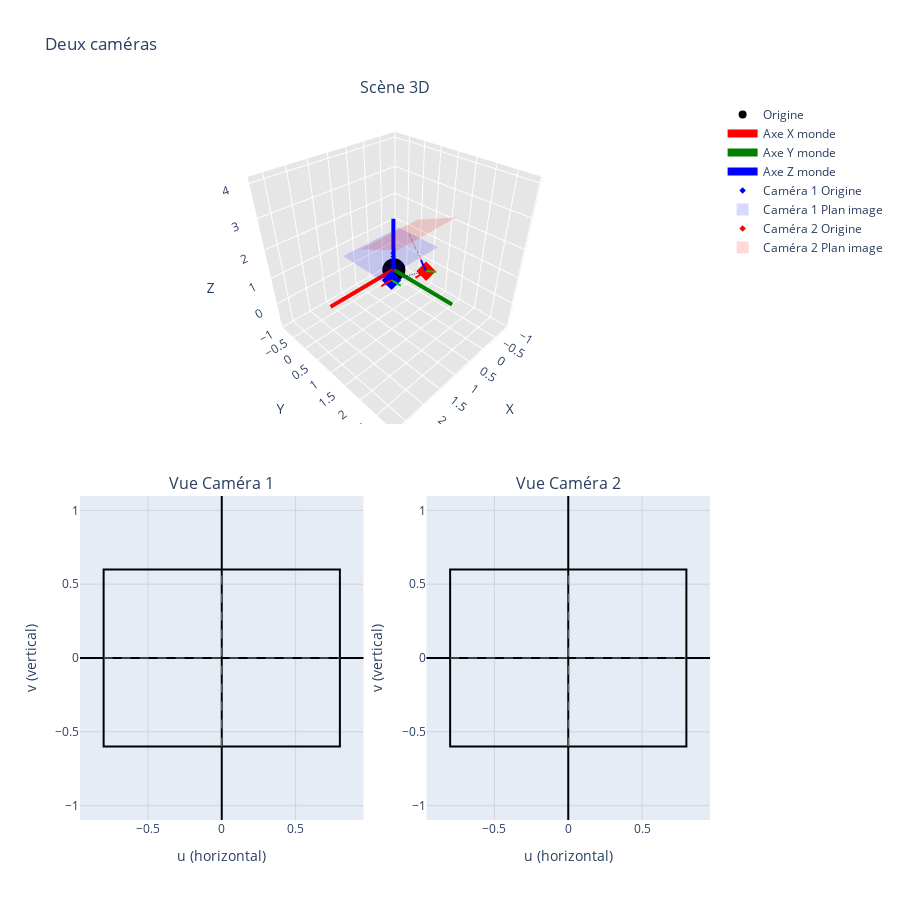

The cell this chart's notebook holds for it:
### Code cell
# Importer les classes nécessaires
from plotcv2.world import World
from plotcv2.objects import Camera

# Créer un nouveau monde
world = World()

# Ajouter la première caméra en position (1,1,1)
cam1 = world.add_object(Camera(
    rotation=(0, 0, 0),      # Pas de rotation
    translation=(1, 1, 1),   # Position (1,1,1)
    focal_length=1.0,        # Distance focale (valeur unique)
    name="Caméra 1"
))

# Ajouter la seconde caméra, définie par rapport à la première
# Position (0,0,1) dans le repère de la caméra 1
cam2 = world.add_object(Camera(
    rotation=(30, 0, 0),      # Pas de rotation
    translation=(0, 1, 1),   # Position relative à cam1
    focal_length=1.0,        # Distance focale
    name="Caméra 2",
    color='red',              # La caméra 1 est le repère parent
    parent=cam1               # Caméra 2 est définie par rapport à cam1
))

# Visualiser la scène avec les caméras
fig = world.visualize(figure_title="Deux caméras")
fig.show()

### Figure 1 — Plotly figure (JSON) as saved in the notebook; plotly's stock layout.template omitted (floating-point values rounded to 4 significant figures)
{"data": [{"marker": {"color": "black", "size": 8, "symbol": "circle"}, "mode": "markers", "name": "Origine", "scene": "scene", "showlegend": true, "type": "scatter3d", "x": [0], "y": [0], "z": [0]}, {"line": {"color": "red", "width": 8}, "mode": "lines", "name": "Axe X monde", "scene": "scene", "type": "scatter3d", "x": [0, 2], "y": [0, 0], "z": [0, 0]}, {"line": {"color": "green", "width": 8}, "mode": "lines", "name": "Axe Y monde", "scene": "scene", "type": "scatter3d", "x": [0, 0], "y": [0, 2], "z": [0, 0]}, {"line": {"color": "blue", "width": 8}, "mode": "lines", "name": "Axe Z monde", "scene": "scene", "type": "scatter3d", "x": [0, 0], "y": [0, 0], "z": [0, 2]}, {"marker": {"color": "blue", "size": 5, "symbol": "diamond"}, "mode": "markers", "name": "Caméra 1 Origine", "scene": "scene", "showlegend": true, "type": "scatter3d", "x": [1], "y": [1], "z": [1]}, {"line": {"color": "blue", "width": 4}, "mode": "lines", "name": "Caméra 1 Axe Z", "scene": "scene", "showlegend": false, "type": "scatter3d", "x": [1, 1], "y": [1, 1], "z": [1, 1.3]}, {"line": {"color": "red", "width": 4}, "mode": "lines", "name": "Caméra 1 Axe X", "scene": "scene", "showlegend": false, "type": "scatter3d", "x": [1, 1.3], "y": [1, 1], "z": [1, 1]}, {"line": {"color": "#00CC00", "width": 4}, "mode": "lines", "name": "Caméra 1 Axe Y", "scene": "scene", "showlegend": false, "type": "scatter3d", "x": [1, 1], "y": [1, 1.3], "z": [1, 1]}, {"color": "blue", "flatshading": true, "i": [0, 0], "j": [1, 2], "k": [2, 3], "name": "Caméra 1 Plan image", "opacity": 0.15, "scene": "scene", "showlegend": true, "type": "mesh3d", "x": [0.2, 1.8, 1.8, 0.2], "y": [0.4, 0.4, 1.6, 1.6], "z": [2, 2, 2, 2]}, {"line": {"color": "blue", "dash": "dash", "width": 2}, "mode": "lines", "name": "Caméra 1 Axe optique", "scene": "scene", "showlegend": false, "type": "scatter3d", "x": [1, 1], "y": [1, 1], "z": [1, 2]}, {"marker": {"color": "red", "size": 5, "symbol": "diamond"}, "mode": "markers", "name": "Caméra 2 Origine", "scene": "scene", "showlegend": true, "type": "scatter3d", "x": [1], "y": [2], "z": [2]}, {"line": {"color": "blue", "width": 4}, "mode": "lines", "name": "Caméra 2 Axe Z", "scene": "scene", "showlegend": false, "type": "scatter3d", "x": [1, 1], "y": [2, 1.85], "z": [2, 2.26]}, {"line": {"color": "red", "width": 4}, "mode": "lines", "name": "Caméra 2 Axe X", "scene": "scene", "showlegend": false, "type": "scatter3d", "x": [1, 1.3], "y": [2, 2], "z": [2, 2]}, {"line": {"color": "#00CC00", "width": 4}, "mode": "lines", "name": "Caméra 2 Axe Y", "scene": "scene", "showlegend": false, "type": "scatter3d", "x": [1, 1], "y": [2, 2.26], "z": [2, 2.15]}, {"color": "red", "flatshading": true, "i": [0, 0], "j": [1, 2], "k": [2, 3], "name": "Caméra 2 Plan image", "opacity": 0.15, "scene": "scene", "showlegend": true, "type": "mesh3d", "x": [0.2, 1.8, 1.8, 0.2], "y": [0.9804, 0.9804, 2.02, 2.02], "z": [2.566, 2.566, 3.166, 3.166]}, {"line": {"color": "red", "dash": "dash", "width": 2}, "mode": "lines", "name": "Caméra 2 Axe optique", "scene": "scene", "showlegend": false, "type": "scatter3d", "x": [1, 1], "y": [2, 1.5], "z": [2, 2.866]}, {"line": {"color": "black", "dash": "dash", "width": 2}, "mode": "lines", "name": "Hiérarchie", "scene": "scene", "showlegend": false, "type": "scatter3d", "x": [0, 0.9], "y": [0, 0.9], "z": [0, 0.9]}, {"line": {"color": "black", "width": 4}, "mode": "lines", "name": "Tête flèche", "scene": "scene", "showlegend": false, "type": "scatter3d", "x": [0.9, 1], "y": [0.9, 1], "z": [0.9, 1]}, {"line": {"color": "black", "dash": "dash", "width": 2}, "mode": "lines", "name": "Hiérarchie", "scene": "scene", "showlegend": false, "type": "scatter3d", "x": [1, 1], "y": [1, 1.9], "z": [1, 1.9]}, {"line": {"color": "black", "width": 4}, "mode": "lines", "name": "Tête flèche", "scene": "scene", "showlegend": false, "type": "scatter3d", "x": [1, 1], "y": [1.9, 2], "z": [1.9, 2]}], "layout": {"annotations": [{"font": {"size": 16}, "showarrow": false, "text": "Scène 3D", "x": 0.5, "xanchor": "center", "xref": "paper", "y": 1, "yanchor": "bottom", "yref": "paper"}, {"font": {"size": 16}, "showarrow": false, "text": "Vue Caméra 1", "x": 0.225, "xanchor": "center", "xref": "paper", "y": 0.45, "yanchor": "bottom", "yref": "paper"}, {"font": {"size": 16}, "showarrow": false, "text": "Vue Caméra 2", "x": 0.775, "xanchor": "center", "xref": "paper", "y": 0.45, "yanchor": "bottom", "yref": "paper"}], "height": 900, "scene": {"aspectmode": "manual", "aspectratio": {"x": 1, "y": 1, "z": 1}, "domain": {"x": [0, 1], "y": [0.55, 1]}, "xaxis": {"backgroundcolor": "rgb(230, 230, 230)", "gridcolor": "white", "range": [-1, 2.8], "title": {"text": "X"}}, "yaxis": {"backgroundcolor": "rgb(230, 230, 230)", "gridcolor": "white", "range": [-1, 3.02], "title": {"text": "Y"}}, "zaxis": {"backgroundcolor": "rgb(230, 230, 230)", "gridcolor": "white", "range": [-1, 4.166], "title": {"text": "Z"}}}, "shapes": [{"fillcolor": "rgba(255, 255, 255, 0.0)", "line": {"color": "black", "width": 2}, "type": "rect", "x0": -0.8, "x1": 0.8, "xref": "x", "y0": -0.6, "y1": 0.6, "yref": "y"}, {"line": {"color": "gray", "dash": "dash", "width": 1}, "type": "line", "x0": -0.8, "x1": 0.8, "xref": "x", "y0": 0, "y1": 0, "yref": "y"}, {"line": {"color": "gray", "dash": "dash", "width": 1}, "type": "line", "x0": 0, "x1": 0, "xref": "x", "y0": -0.6, "y1": 0.6, "yref": "y"}, {"fillcolor": "rgba(255, 255, 255, 0.0)", "line": {"color": "black", "width": 2}, "type": "rect", "x0": -0.8, "x1": 0.8, "xref": "x2", "y0": -0.6, "y1": 0.6, "yref": "y2"}, {"line": {"color": "gray", "dash": "dash", "width": 1}, "type": "line", "x0": -0.8, "x1": 0.8, "xref": "x2", "y0": 0, "y1": 0, "yref": "y2"}, {"line": {"color": "gray", "dash": "dash", "width": 1}, "type": "line", "x0": 0, "x1": 0, "xref": "x2", "y0": -0.6, "y1": 0.6, "yref": "y2"}], "title": {"text": "Deux caméras"}, "xaxis": {"anchor": "y", "domain": [0, 0.45], "gridcolor": "lightgray", "range": [-0.96, 0.96], "title": {"text": "u (horizontal)"}, "zeroline": true, "zerolinecolor": "black"}, "xaxis2": {"anchor": "y2", "domain": [0.55, 1], "gridcolor": "lightgray", "range": [-0.96, 0.96], "title": {"text": "u (horizontal)"}, "zeroline": true, "zerolinecolor": "black"}, "yaxis": {"anchor": "x", "domain": [0, 0.45], "gridcolor": "lightgray", "range": [-0.72, 0.72], "scaleanchor": "x", "scaleratio": 1, "title": {"text": "v (vertical)"}, "zeroline": true, "zerolinecolor": "black"}, "yaxis2": {"anchor": "x2", "domain": [0, 0.45], "gridcolor": "lightgray", "range": [-0.72, 0.72], "scaleanchor": "x", "scaleratio": 1, "title": {"text": "v (vertical)"}, "zeroline": true, "zerolinecolor": "black"}}}
